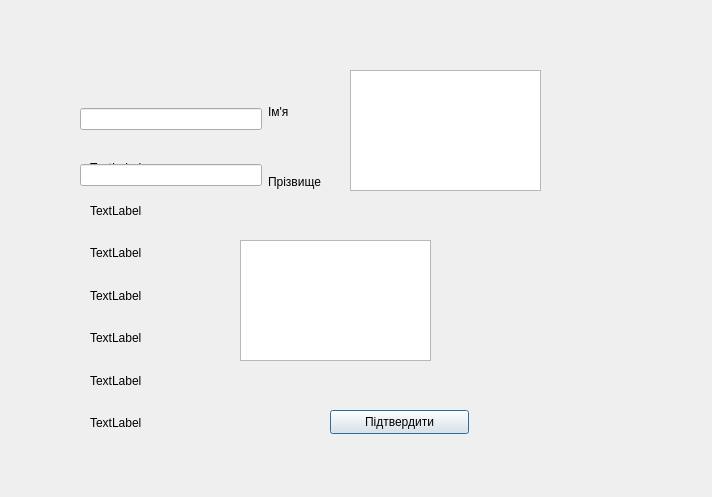
<?xml version="1.0" encoding="UTF-8"?>
<ui version="4.0">
 <class>issueTicket</class>
 <widget class="QDialog" name="issueTicket">
  <property name="geometry">
   <rect>
    <x>0</x>
    <y>0</y>
    <width>712</width>
    <height>497</height>
   </rect>
  </property>
  <property name="windowTitle">
   <string>Dialog</string>
  </property>
  <widget class="QPushButton" name="confirmNewTicketBtn">
   <property name="geometry">
    <rect>
     <x>330</x>
     <y>410</y>
     <width>139</width>
     <height>24</height>
    </rect>
   </property>
   <property name="text">
    <string>Підтвердити</string>
   </property>
  </widget>
  <widget class="QWidget" name="layoutWidget">
   <property name="geometry">
    <rect>
     <x>90</x>
     <y>150</y>
     <width>101</width>
     <height>291</height>
    </rect>
   </property>
   <layout class="QVBoxLayout" name="verticalLayout">
    <item>
     <widget class="QLabel" name="team1label">
      <property name="text">
       <string>TextLabel</string>
      </property>
     </widget>
    </item>
    <item>
     <widget class="QLabel" name="team2label">
      <property name="text">
       <string>TextLabel</string>
      </property>
     </widget>
    </item>
    <item>
     <widget class="QLabel" name="timelabel">
      <property name="text">
       <string>TextLabel</string>
      </property>
     </widget>
    </item>
    <item>
     <widget class="QLabel" name="stadiumlabel">
      <property name="text">
       <string>TextLabel</string>
      </property>
     </widget>
    </item>
    <item>
     <widget class="QLabel" name="sectorlabel">
      <property name="text">
       <string>TextLabel</string>
      </property>
     </widget>
    </item>
    <item>
     <widget class="QLabel" name="rowlabel">
      <property name="text">
       <string>TextLabel</string>
      </property>
     </widget>
    </item>
    <item>
     <widget class="QLabel" name="placelabel">
      <property name="text">
       <string>TextLabel</string>
      </property>
     </widget>
    </item>
   </layout>
  </widget>
  <widget class="QWidget" name="layoutWidget">
   <property name="geometry">
    <rect>
     <x>80</x>
     <y>80</y>
     <width>241</width>
     <height>134</height>
    </rect>
   </property>
   <layout class="QHBoxLayout" name="horizontalLayout">
    <item>
     <layout class="QVBoxLayout" name="verticalLayout_3">
      <item>
       <widget class="QLineEdit" name="nameLE"/>
      </item>
      <item>
       <widget class="QLineEdit" name="surnameLE"/>
      </item>
     </layout>
    </item>
    <item>
     <layout class="QVBoxLayout" name="verticalLayout_4">
      <item>
       <widget class="QLabel" name="label">
        <property name="text">
         <string>Ім'я</string>
        </property>
       </widget>
      </item>
      <item>
       <widget class="QLabel" name="label_2">
        <property name="text">
         <string>Прізвище</string>
        </property>
       </widget>
      </item>
     </layout>
    </item>
    <item>
     <layout class="QVBoxLayout" name="verticalLayout_2"/>
    </item>
   </layout>
  </widget>
  <widget class="QListView" name="listView_2">
   <property name="geometry">
    <rect>
     <x>240</x>
     <y>240</y>
     <width>191</width>
     <height>121</height>
    </rect>
   </property>
  </widget>
  <widget class="QListView" name="listView">
   <property name="geometry">
    <rect>
     <x>350</x>
     <y>70</y>
     <width>191</width>
     <height>121</height>
    </rect>
   </property>
  </widget>
 </widget>
 <resources/>
 <connections/>
</ui>
